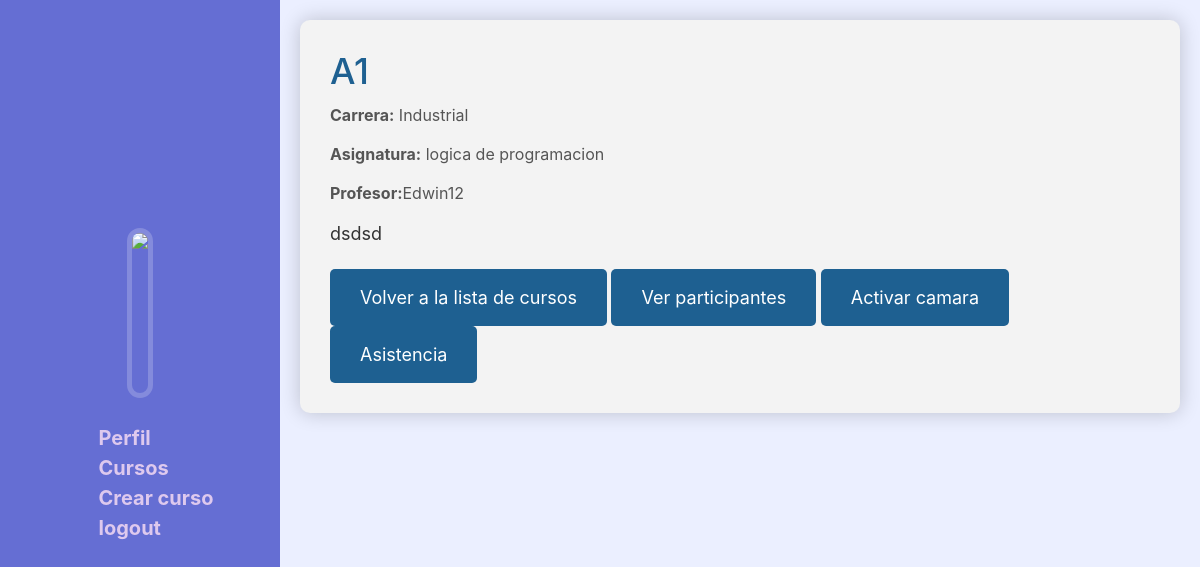
Screenshot of /course/OneViewCourse/27/ (signed in) with the database file from the repository.
### Apps/Registro_academico/Datos_institucionales/models.py (models this page shows, shortened)
class Curso(models.Model):
    nombreCurso = models.CharField(max_length=100, blank=False)
    carrera = models.CharField(max_length=150, null=True)
    asignatura = models.ForeignKey(Asignatura, on_delete=models.CASCADE, blank=False)
    descripcion = models.TextField(max_length=250, blank=False, null=True)
    horaEntrada = models.TimeField(help_text="Hora de inicio del curso", null=True, blank=True)
    horaSalida = models.TimeField(help_text="Hora de salida del curso", null=True, blank=True)
    class Meta:
        db_table = 'Curso'

class Asignatura(models.Model):
    nombreAsignatura = models.CharField(max_length=100)
    def __str__(self):
        return f'{self.nombreAsignatura}'
    class Meta:
        db_table = 'Asignatura'

### Apps/Usuario/models.py (models this page shows)
class Usuario(models.Model):
    usuario = models.OneToOneField(User, on_delete=models.CASCADE)
    rol = models.ForeignKey(Rol, on_delete=models.CASCADE)
    foto = models.ImageField(upload_to='photos', blank=True, null=False)
    telefono = models.CharField(max_length=10, blank=True, null=True)
    cedula = models.CharField(max_length=10, blank=True, null=True)
    direccion = models.CharField(max_length=255, blank=True, null=True)
    facultad = models.ForeignKey(Facultad, on_delete=models.CASCADE, null=True)
    cursos = models.ManyToManyField(Curso, through='Inscripcion', related_name='cursos_usuario')
    carrera = models.ForeignKey(Carrera, on_delete=models.CASCADE, null=True)
    def __str__(self):
        return f'{self.usuario}'
    class Meta:
        db_table = 'Usuario'

### Apps/Registro_academico/Datos_institucionales/views.py (the view)
# urls.py: path('OneViewCourse/<int:id_course>/', views.OneViewCourse, name='oneViewCourse'),
@login_required
def OneViewCourse(request, id_course):
    curso = get_object_or_404(Curso, pk=id_course)
    inscripciones = curso.inscripcion_set.all()  # Accede a las inscripciones relacionadas
    creador = None
    if inscripciones.exists():
        creador = inscripciones.first().usuario
    return render(request, 'curso/oneViewCourse.html', {'curso': curso, 'creador': creador})

### Apps/Registro_academico/Datos_institucionales/templates/curso/oneViewCourse.html
{% extends 'layout/layout.html' %}
{% block content %}
    <div class="course-details">
        <h2 class="course-title">{{ curso.nombreCurso }}</h2>
        <p class="course-info"><strong>Carrera:</strong> {{ curso.carrera }}</p>
        <p class="course-info"><strong>Asignatura:</strong> {{ curso.asignatura }}</p>
        <p class="course-info"><strong>Profesor:</strong>{{ creador }}</p>
        <p class="course-description">{{ curso.descripcion }}</p>
        <a href="{% url 'viewsCourse' %}" class="btn-back">
            <button>Volver a la lista de cursos</button>
        </a>
        <a href="{% url 'allParticipantsCourse' %}?curso_id={{ curso.id }}" class="btn-back">
            <button>Ver participantes</button>
        </a>
        <a  href="{% url 'registrar_asistencia_automatizada' %}?curso_id={{ curso.id }}"  class="btn-back">
            <button>Activar camara</button>
        </a>
        <a  href="{% url 'ViewAttendance' %}?curso_id={{ curso.id }}"  class="btn-back">
            <button>Asistencia</button>
        </a>
    </div>
{% endblock %}

### static/css/layout/navbar.css (style rules this page uses)
* { margin: 0; padding: 0; font-family: -apple-system, BlinkMacSystemFont, "Segoe UI", ui-system, sans-serif; box-sizing: border-box; }

### Apps/Registro_academico/Datos_institucionales/static/css/oneViewsCourse.css (style rules this page uses)
.course-details { background-color: #f3f3f3; padding: 30px; border-radius: 10px; box-shadow: 0 0 20px rgba(0, 0, 0, 0.2); }
.course-title { color: #1e6091; font-size: 36px; margin-bottom: 10px; }
.course-info { color: #555; font-size: 16px; margin-bottom: 15px; }
.course-description { color: #333; font-size: 18px; line-height: 1.6; margin-bottom: 20px; }
.btn-back { text-decoration: none; }
.btn-back button { display: inline-block; padding: 15px 30px; background-color: #1e6091; color: #fff; font-size: 18px; text-decoration: none; border: none; border-radius: 5px; cursor: pointer; transition: background-color 0.3s ease; }

### rows the page displays
Curso: nombreCurso "A1", carrera "Industrial", asignatura "logica de programacion", descripcion "dsdsd"
Usuario: usuario.username "Edwin12"
